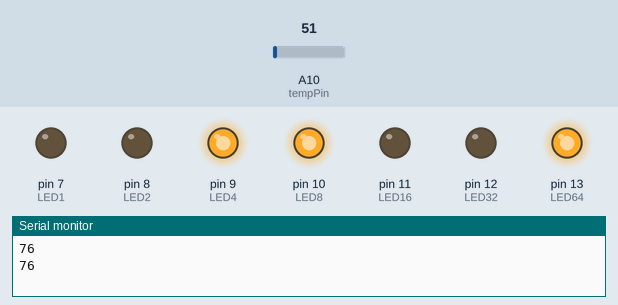
This sketch was run on a simulated Arduino Mega 2560, built with avr-gcc and run on an emulated ATmega2560. Shown: output pins drawn as LEDs (lit = HIGH), the last lines printed to the serial monitor. The inputs (shaded band) are chosen by the test bench; at power-on: A10 (tempPin) = 51.

Above: at 1.8 s.
1.9 s: A10 (tempPin) set to 61
At 2.7 s:
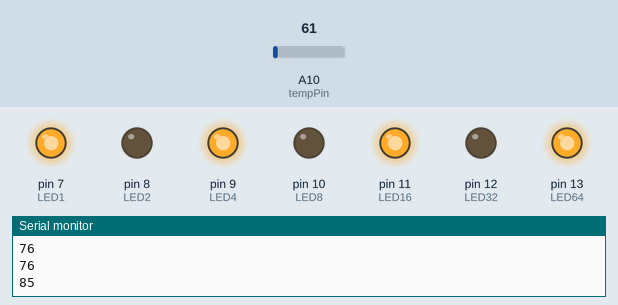
3.5 s: A10 (tempPin) set to 71
At 4.3 s:
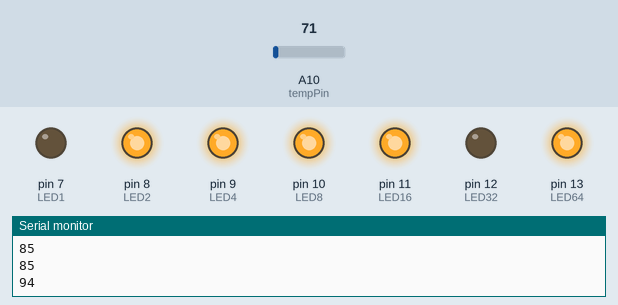
5.5 s: A10 (tempPin) set to 86
At 7.0 s:
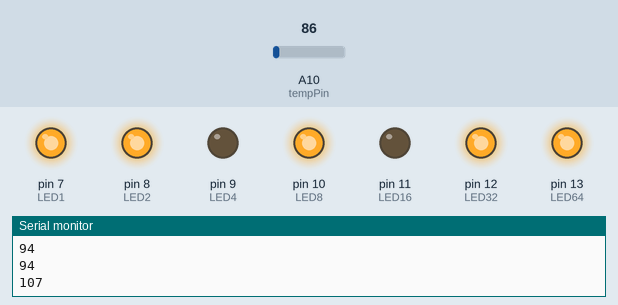
7.5 s: A10 (tempPin) set to 112
At 8.6 s:
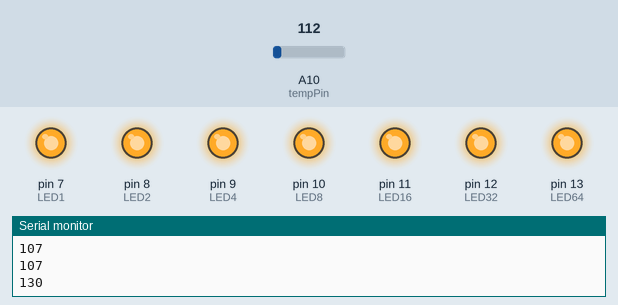
9.5 s: A10 (tempPin) set to 108
At 11.2 s:
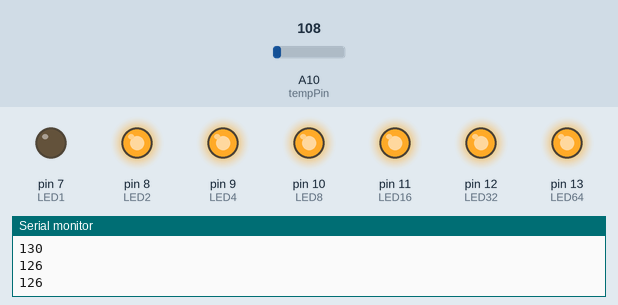
11.5 s: A10 (tempPin) set to 163
At 12.9 s:
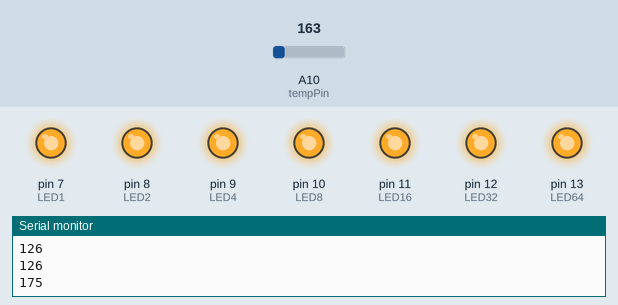
Timing chart, 0 to 14.5 s (numbered marks = the images above; inputs shaded):
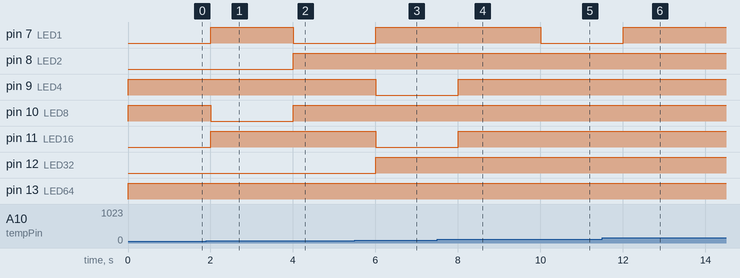

The sketch:

binary_temp_display.ino
```cpp
int LED1=7;
int LED2=8;
int LED4=9;
int LED8=10;
int LED16=11;
int LED32=12;
int LED64=13;
int tempPin=A10;
int temp;

void setup() {
  pinMode(LED1, OUTPUT);
  pinMode(LED2, OUTPUT);
  pinMode(LED4, OUTPUT);
  pinMode(LED8, OUTPUT);
  pinMode(LED16, OUTPUT);
  pinMode(LED32, OUTPUT);
  pinMode(LED64, OUTPUT);
  pinMode(tempPin, INPUT);
  Serial.begin(9600);
}

void loop() {
  temp = vtof(analogRead(tempPin));
  convertIntToBinary(temp);
  Serial.println(temp);
  delay(1000);
}

float vtof (float volts) {
  return ((volts * 5000.0 / 1024.0 / 10.0) * 9.0 / 5.0) + 32.0;
}

void convertIntToBinary(int number) {
  int divisible;
  divisible = 8;

  if (number / 64) {
  number = number - 64;
  digitalWrite(LED64, HIGH);
  } else {
  digitalWrite(LED64, LOW);
  }

  if (number / 32) {
  number = number - 32;
  digitalWrite(LED32, HIGH);
  } else {
  digitalWrite(LED32, LOW);
  }

  if (number / 16) {
  number = number - 16;
  digitalWrite(LED16, HIGH);
  } else {
  digitalWrite(LED16, LOW);
  }

  if (number / 8) {
  number = number - 8;
  digitalWrite(LED8, HIGH);
  } else {
  digitalWrite(LED8, LOW);
  }

  if (number / 4) {
  number = number - 4 ;
  digitalWrite(LED4, HIGH);
  } else {
  digitalWrite(LED4, LOW);
  }

  if (number / 2) {
  number = number - 2 ;
  digitalWrite(LED2, HIGH);
  } else {
  digitalWrite(LED2, LOW);
  }

  if (number / 1) {
  number = number - 1 ;
  digitalWrite(LED1, HIGH);
  } else {
  digitalWrite(LED1, LOW);
  }

}
```

Measured:
- the behaviour switches between 109 and 108 on A10 (tempPin) (found by bisection; images 4 and 5)
- after the input at 1.9 s, pin 7 (LED1), pin 11 (LED16): LOW → HIGH after 0.10 s; pin 10 (LED8): HIGH → LOW after 0.10 s
- after the input at 3.5 s, pin 7 (LED1): HIGH → LOW after 0.50 s; pin 8 (LED2), pin 10 (LED8): LOW → HIGH after 0.50 s
- after the input at 5.5 s, pin 7 (LED1), pin 12 (LED32): LOW → HIGH after 0.50 s; pin 9 (LED4), pin 11 (LED16): HIGH → LOW after 0.50 s
- after the input at 7.5 s, pin 9 (LED4), pin 11 (LED16): LOW → HIGH after 0.50 s
- after the input at 9.5 s, pin 7 (LED1): HIGH → LOW after 0.50 s
- after the input at 11.5 s, pin 7 (LED1): LOW → HIGH after 0.51 s
